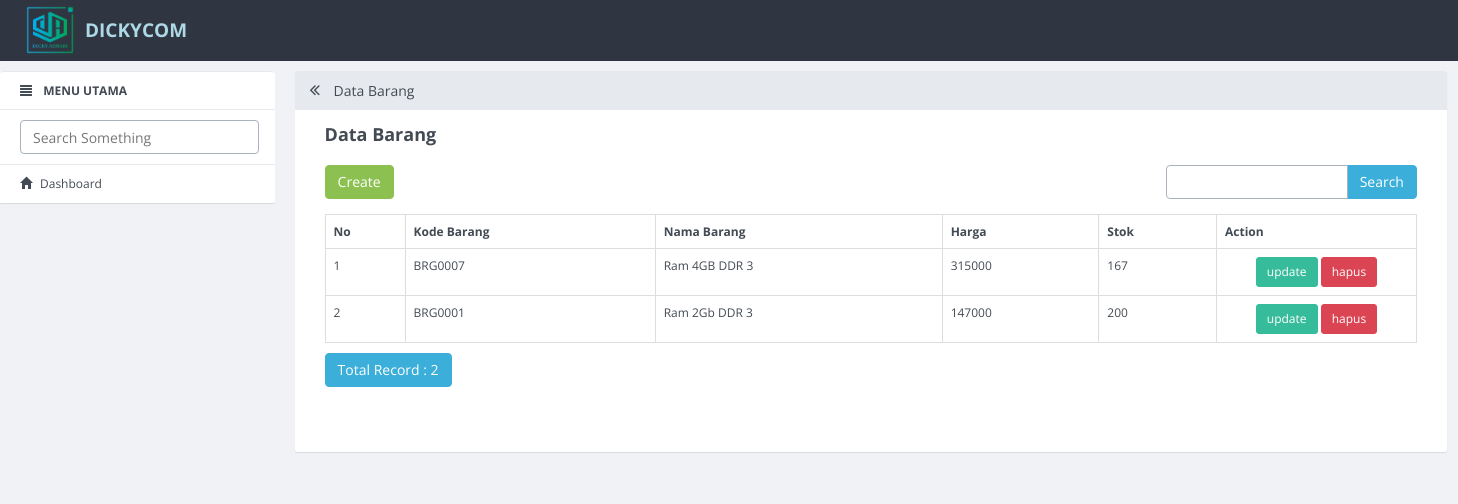
/index.php/barang, run on the app's committed database.
### tables this page shows
CREATE TABLE `barang` (
  `id_barang` int(11) NOT NULL,
  `kode_barang` varchar(10) DEFAULT NULL,
  `nama_barang` varchar(50) DEFAULT NULL,
  `harga` int(11) DEFAULT NULL,
  `stok` int(5) DEFAULT NULL,
  `foto_barang` varchar(100) DEFAULT NULL,
  `id_jenis` int(11) DEFAULT NULL,
  `id_merk` int(11) DEFAULT NULL,
  `kode_supplier` varchar(10) DEFAULT NULL
);

### application/controllers/Barang.php (called while the page is built, shortened)
<?php
class Barang extends CI_Controller
{
    function __construct()
    {
        $this->load->model('Barang_model');
        $this->load->model('No_urut');
        $this->load->library('form_validation');
    }
    public function index()
    {
        $q = urldecode($this->input->get('q', TRUE));
        $start = intval($this->input->get('start'));
        if ($q <> '') {
            $config['base_url'] = base_url() . 'barang/index.html?q=' . urlencode($q);
            $config['first_url'] = base_url() . 'barang/index.html?q=' . urlencode($q);
        } else {
            $config['base_url'] = base_url() . 'barang/index.html';
            $config['first_url'] = base_url() . 'barang/index.html';
        }
        $config['per_page'] = 10;
        $config['page_query_string'] = TRUE;
        $config['total_rows'] = $this->Barang_model->total_rows($q);
        $barang = $this->Barang_model->get_limit_data($config['per_page'], $start, $q);
        $this->load->library('pagination');
        $this->pagination->initialize($config);
        $data = array(
            'barang_data' => $barang,
            'q' => $q,
            'pagination' => $this->pagination->create_links(),
            'total_rows' => $config['total_rows'],
            'start' => $start,
            'konten' => 'barang/barang_list',
            'judul' => 'Data Barang',
        );
        $this->load->view('v_index', $data);
    }
}

### index.php (called while the page is built, shortened)
<?php
require_once BASEPATH.'core/CodeIgniter.php';

### application/config/config.php (called while the page is built, shortened)
<?php
$config['base_url'] = "http://".$_SERVER['HTTP_HOST'];
$config['base_url'] .= preg_replace('@/+$@','',dirname($_SERVER['SCRIPT_NAME'])).'/';
$config['index_page'] = '';
$config['uri_protocol']	= 'REQUEST_URI';
$config['url_suffix'] = '.html';
$config['language']	= 'english';
$config['charset'] = 'UTF-8';
$config['enable_hooks'] = FALSE;
$config['subclass_prefix'] = 'MY_';
$config['composer_autoload'] = FALSE;
$config['permitted_uri_chars'] = 'a-z 0-9~%.:_\-';
$config['enable_query_strings'] = FALSE;
$config['controller_trigger'] = 'c';
$config['function_trigger'] = 'm';
$config['directory_trigger'] = 'd';
$config['allow_get_array'] = TRUE;
$config['log_threshold'] = 0;
$config['log_path'] = '';
$config['log_file_extension'] = '';
$config['log_file_permissions'] = 0644;
$config['log_date_format'] = 'Y-m-d H:i:s';
$config['error_views_path'] = '';
$config['cache_path'] = '';
$config['cache_query_string'] = FALSE;
$config['encryption_key'] = '';
$config['sess_driver'] = 'files';
$config['sess_cookie_name'] = 'ci_session';
$config['sess_expiration'] = 7200;
$config['sess_save_path'] = NULL;
$config['sess_match_ip'] = FALSE;
$config['sess_time_to_update'] = 300;
$config['sess_regenerate_destroy'] = FALSE;
$config['cookie_prefix']	= '';
$config['cookie_domain']	= '';
$config['cookie_path']		= '/';
$config['cookie_secure']	= FALSE;
$config['cookie_httponly'] 	= FALSE;
$config['standardize_newlines'] = FALSE;
$config['global_xss_filtering'] = FALSE;
$config['csrf_protection'] = FALSE;
$config['csrf_token_name'] = 'csrf_test_name';
$config['csrf_cookie_name'] = 'csrf_cookie_name';
$config['csrf_expire'] = 7200;
$config['csrf_regenerate'] = TRUE;
$config['csrf_exclude_uris'] = array();
$config['compress_output'] = FALSE;
$config['time_reference'] = 'local';
$config['rewrite_short_tags'] = FALSE;
$config['proxy_ips'] = '';

### application/models/Barang_model.php (called while the page is built, shortened)
<?php
class Barang_model extends CI_Model
{
    public $table = 'barang';
    public $id = 'id_barang';
    public $order = 'DESC';
    function total_rows($q = NULL) {
        $this->db->like('id_barang', $q);
	$this->db->or_like('kode_barang', $q);
	$this->db->or_like('nama_barang', $q);
	$this->db->or_like('harga', $q);
	$this->db->or_like('stok', $q);
	$this->db->from($this->table);
        return $this->db->count_all_results();
    }
    function get_limit_data($limit, $start = 0, $q = NULL) {
        $this->db->order_by($this->id, $this->order);
        $this->db->like('id_barang', $q);
	$this->db->or_like('kode_barang', $q);
	$this->db->or_like('nama_barang', $q);
	$this->db->or_like('harga', $q);
	$this->db->or_like('stok', $q);
	$this->db->limit($limit, $start);
        return $this->db->get($this->table)->result();
    }
}

### application/views/barang/barang_list.php (the view, shortened to what this page needs)
<div class="row" style="margin-bottom: 10px">
            <div class="col-md-4">
                <?php echo anchor(site_url('barang/create'),'Create', 'class="btn btn-success"'); ?>
            </div>
            <div class="col-md-4 text-center">
            </div>
            <div class="col-md-1 text-right">
            </div>
            <div class="col-md-3 text-right">
                <form action="<?php echo site_url('barang/index'); ?>" class="form-inline" method="get">
                    <div class="input-group">
                        <input type="text" class="form-control" name="q" value="<?php echo $q; ?>">
                        <span class="input-group-btn">
                          <button class="btn btn-primary" type="submit">Search</button>
                        </span>
                    </div>
                </form>
            </div>
        </div>
        <table class="table table-bordered" style="margin-bottom: 10px">
            <tr>
                <th>No</th>
        <th>Kode Barang</th>
        <th>Nama Barang</th>
        <th>Harga</th>
        <th>Stok</th>
        <th>Action</th>
            </tr><?php
            foreach ($barang_data as $barang)
            {
                ?>
                <tr>
            <td width="80px"><?php echo ++$start ?></td>
            <td><?php echo $barang->kode_barang ?></td>
            <td><?php echo $barang->nama_barang ?></td>
            <td><?php echo $barang->harga ?></td>
            <td><?php echo $barang->stok ?></td>
            <td style="text-align:center" width="200px">
                <a href="barang/update/<?php echo $barang->id_barang ?>" class="btn btn-info btn-sm">update</a>
				<a href="barang/delete/<?php echo $barang->id_barang ?>" class="btn btn-danger btn-sm" onclick="javasciprt: return confirm('Are You Sure ?')">hapus</a>
            </td>
        </tr>
                <?php
            }
            ?>
        </table>
        <div class="row">
            <div class="col-md-6">
                <a href="#" class="btn btn-primary">Total Record : <?php echo $total_rows ?></a>
        </div>
            <div class="col-md-6 text-right">
            </div>
        </div>

### data on the page
barang: kode_barang "BRG0007", nama_barang "Ram 4GB DDR 3", harga "315000", stok "167"
barang: kode_barang "BRG0001", nama_barang "Ram 2Gb DDR 3", harga "147000", stok "200"

### other printed values
$judul "Data Barang"
anchor(site_url('barang/create'),'Create', 'class="btn btn-success"') "Create"
$total_rows "2"
